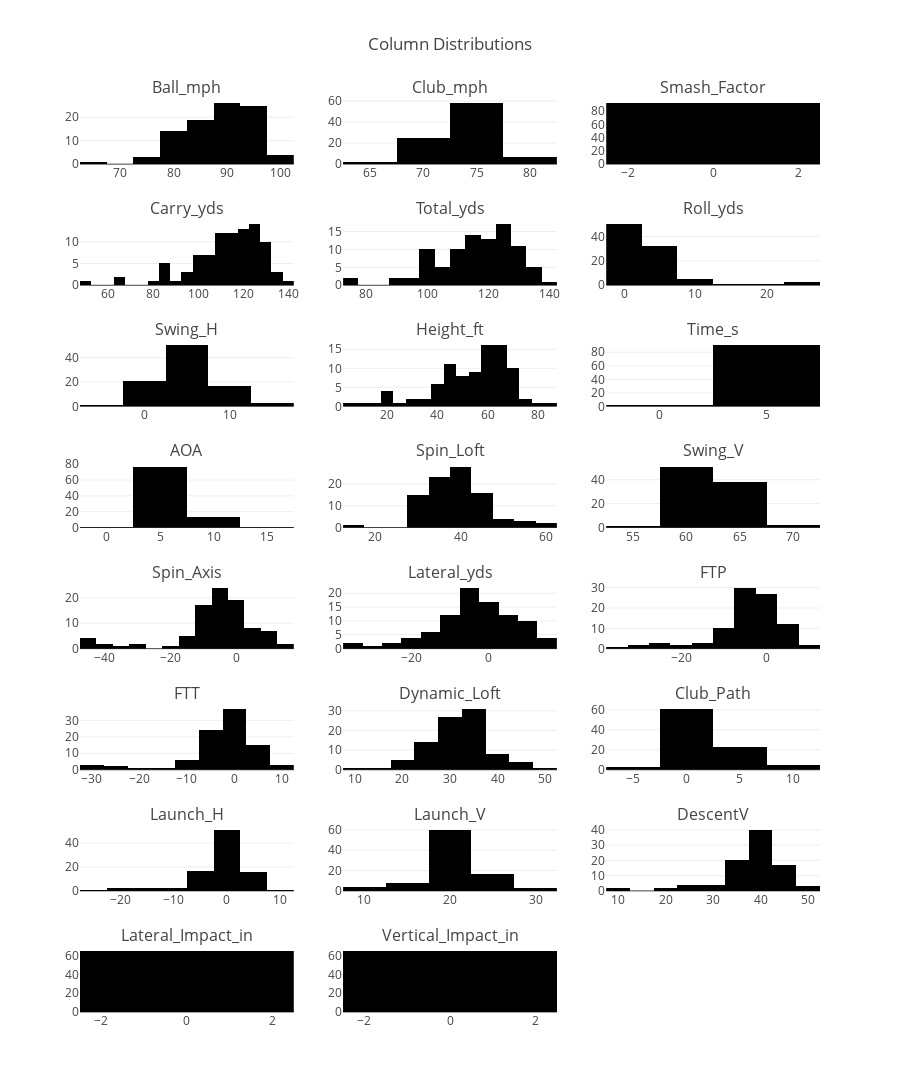

Notebook source saved alongside this figure:
### Code cell
golfer_name = 'Dave'
club_name = '9 Iron'

df_choose = df[(df['Golfer'] == golfer_name) & (df['Club'] == club_name)]




mlfn.visualize_column_distribution(df_choose, num_columns)

### Figure 1 — Plotly figure (JSON) as saved in the notebook; plotly's stock layout.template omitted (floating-point values rounded to 4 significant figures)
{"data": [{"alignmentgroup": "True", "bingroup": "x", "hovertemplate": "Ball_mph=%{x}<br>count=%{y}<extra></extra>", "legendgroup": "", "marker": {"color": "#000001", "pattern": {"shape": ""}}, "name": "", "offsetgroup": "", "orientation": "v", "showlegend": false, "type": "histogram", "x": [86.9, 86.7, 82, 82.3, 79.1, 67.4, 79.1, 87.3, 97.2, 97.6, 86, 91.6, 95, 90.2, 94.1, 94.9, 99.1, 92.8, 90.9, 91.2, 81.9, 94.6, 86.7, 90.4, 83.7, 95.7, 83.3, 89.3, 80.5, 87.5, 91.1, 88.2, 75.2, 82.2, 89.1, 81.2, 81.2, 87.8, 98.4, 89.5, 82.1, 92.1, 82.7, 80, 90.4, 93.6, 94.8, 93.9, 92.6, 96.1, 101.8, 85.5, 93.3, 92.3, 72.5, 85.3, 86.9, 79.6, 83.6, 87.7, 84.2, 88.6, 88.6, 84.8, 82.9, 90.5, 96.6, 86.7, 95.1, 95, 95, 96.9, 79.5, 75.5, 85.1, 81, 94.5, 84.2, 93.4, 91.1, 92.4, 90.4, 92, 94.4, 88.9, 93.1, 87.1, 90.7, 87.6, 93.9, 95.4, 95.1], "xaxis": "x", "yaxis": "y"}, {"alignmentgroup": "True", "bingroup": "x", "hovertemplate": "Club_mph=%{x}<br>count=%{y}<extra></extra>", "legendgroup": "", "marker": {"color": "#000001", "pattern": {"shape": ""}}, "name": "", "offsetgroup": "", "orientation": "v", "showlegend": false, "type": "histogram", "x": [79.5, 74.3, 71.6, 69.8, 66.4, 71.7, 70, 72.8, 77.2, 75.2, 72.8, 71.8, 72.7, 73, 72.6, 75.1, 77.4, 75.2, 70.7, 72.8, 71.7, 75.1, 67.7, 73.6, 73.4, 73, 73.2, 76.1, 75.3, 71, 72.9, 69.5, 73.7, 77, 74.8, 75.2, 75.5, 74.9, 79.3, 73.1, 68, 71, 71.7, 69.9, 70.7, 73.1, 73.7, 72.6, 74.2, 77.5, 80, 77.6, 77.5, 77, 78.6, 71, 70.1, 72.6, 73.9, 69.3, 70.6, 76.1, 71.7, 73.1, 73.4, 73.9, 75.9, 71.7, 73.7, 75.1, 73, 73.1, 67.5, 65.7, 73.6, 70.5, 73, 70.7, 74.1, 72.5, 73.1, 73.4, 73.9, 74.8, 72.6, 73.6, 73.5, 72.1, 75.2, 72.9, 72.7, 73.5], "xaxis": "x2", "yaxis": "y2"}, {"alignmentgroup": "True", "bingroup": "x", "hovertemplate": "Smash_Factor=%{x}<br>count=%{y}<extra></extra>", "legendgroup": "", "marker": {"color": "#000001", "pattern": {"shape": ""}}, "name": "", "offsetgroup": "", "orientation": "v", "showlegend": false, "type": "histogram", "x": [1.09, 1.17, 1.14, 1.18, 1.19, 0.94, 1.13, 1.2, 1.26, 1.3, 1.18, 1.28, 1.31, 1.24, 1.3, 1.26, 1.28, 1.23, 1.29, 1.25, 1.14, 1.26, 1.28, 1.23, 1.14, 1.31, 1.14, 1.17, 1.07, 1.23, 1.25, 1.27, 1.02, 1.07, 1.19, 1.08, 1.08, 1.17, 1.24, 1.22, 1.21, 1.3, 1.15, 1.14, 1.28, 1.28, 1.29, 1.29, 1.25, 1.24, 1.27, 1.1, 1.2, 1.2, 0.92, 1.2, 1.24, 1.1, 1.13, 1.27, 1.19, 1.16, 1.24, 1.16, 1.13, 1.22, 1.27, 1.21, 1.29, 1.27, 1.3, 1.33, 1.18, 1.15, 1.16, 1.15, 1.29, 1.19, 1.26, 1.26, 1.26, 1.23, 1.24, 1.26, 1.22, 1.27, 1.19, 1.26, 1.16, 1.29, 1.31, 1.29], "xaxis": "x3", "yaxis": "y3"}, {"alignmentgroup": "True", "bingroup": "x", "hovertemplate": "Carry_yds=%{x}<br>count=%{y}<extra></extra>", "legendgroup": "", "marker": {"color": "#000001", "pattern": {"shape": ""}}, "name": "", "offsetgroup": "", "orientation": "v", "showlegend": false, "type": "histogram", "x": [108.9, 112.1, 100.9, 105.3, 97.9, 65.7, 97.3, 114.2, 132.4, 131.6, 107.8, 124.2, 127.9, 114.2, 122.1, 124.8, 134.1, 124.8, 118.4, 118.5, 102.8, 124.7, 109.7, 117.2, 101.7, 127.1, 85, 114.5, 63, 111.7, 116.1, 113.1, 85.7, 91.3, 114.6, 85.6, 98.6, 112.4, 133.7, 115.5, 100.1, 121.6, 79.6, 93.6, 120.1, 124.4, 126.2, 125.2, 120.6, 126.7, 140.5, 105.8, 122.3, 120, 48.1, 108.3, 109.7, 96, 83.1, 112.8, 105, 112.1, 113.2, 105.4, 104, 114.2, 128.5, 112.2, 128.5, 129.1, 128.7, 133.2, 98.4, 85, 108.4, 99.3, 125.4, 108.1, 127.2, 120.9, 123.1, 121.2, 120.3, 127.1, 117.7, 122.5, 113.4, 119.2, 103.5, 127.6, 129.1, 128.8], "xaxis": "x4", "yaxis": "y4"}, {"alignmentgroup": "True", "bingroup": "x", "hovertemplate": "Total_yds=%{x}<br>count=%{y}<extra></extra>", "legendgroup": "", "marker": {"color": "#000001", "pattern": {"shape": ""}}, "name": "", "offsetgroup": "", "orientation": "v", "showlegend": false, "type": "histogram", "x": [111.8, 113, 101.1, 107.1, 98.7, 76.2, 102.7, 116.5, 133.7, 132.5, 113.2, 126.7, 129.5, 120.9, 126.6, 125.5, 135.4, 126.6, 119.7, 120.1, 106, 125.6, 115.2, 117.8, 108.2, 128.5, 96.2, 115.4, 88, 113.5, 121.9, 114.3, 91.3, 100.9, 116.6, 98.4, 102, 113.1, 135.6, 118.1, 106.4, 123.1, 98.8, 100.6, 121.9, 126, 127, 126.7, 123.4, 126.9, 142.4, 110.9, 123.3, 122.9, 74.3, 109.5, 115.8, 99.5, 108.6, 114.2, 109.7, 118.2, 116, 111.1, 105.4, 120.8, 129.2, 114.7, 130, 131, 130.2, 135.9, 101.1, 95.5, 110, 99.7, 126.1, 109.4, 130.7, 122.2, 124.7, 123.7, 121.2, 128.3, 119.3, 123.4, 115.3, 122.2, 112, 130.9, 130.7, 131.2], "xaxis": "x5", "yaxis": "y5"}, {"alignmentgroup": "True", "bingroup": "x", "hovertemplate": "Roll_yds=%{x}<br>count=%{y}<extra></extra>", "legendgroup": "", "marker": {"color": "#000001", "pattern": {"shape": ""}}, "name": "", "offsetgroup": "", "orientation": "v", "showlegend": false, "type": "histogram", "x": [2.9, 1, 0.3, 1.8, 0.9, 10.5, 5.5, 2.4, 1.3, 1, 5.5, 2.5, 1.6, 6.7, 4.5, 0.8, 1.3, 1.8, 1.3, 1.6, 3.2, 0.9, 5.5, 0.6, 6.5, 1.4, 11.2, 0.9, 25, 1.8, 5.8, 1.2, 5.6, 9.6, 2.1, 12.9, 3.4, 0.7, 1.9, 2.6, 6.2, 1.6, 19.2, 7, 1.8, 1.7, 0.8, 1.5, 2.8, 0.3, 1.8, 5.1, 0.9, 2.9, 26.3, 1.3, 6.1, 3.5, 25.6, 1.4, 4.6, 6.1, 2.8, 5.7, 1.4, 6.5, 0.7, 2.5, 1.5, 2, 1.6, 2.7, 2.7, 10.5, 1.6, 0.4, 0.7, 1.3, 3.5, 1.4, 1.5, 2.5, 0.8, 1.2, 1.6, 0.9, 1.9, 3, 8.5, 3.3, 1.6, 2.4], "xaxis": "x6", "yaxis": "y6"}, {"alignmentgroup": "True", "bingroup": "x", "hovertemplate": "Swing_H=%{x}<br>count=%{y}<extra></extra>", "legendgroup": "", "marker": {"color": "#000001", "pattern": {"shape": ""}}, "name": "", "offsetgroup": "", "orientation": "v", "showlegend": false, "type": "histogram", "x": [12.9, 14, 11.1, 7, 9.8, 12, 3, 5, 2, 2.9, 6.5, 3.3, 3.9, 3.5, 6.3, 4.3, 4.8, 5.7, 5.9, 6.1, 5.7, 2.8, 2.3, 6.7, -2.7, 5.1, 3.7, 8.9, 12.7, 10.5, 3.2, 8.8, 11.2, 5.9, 5.8, 9.3, 7.8, 8.8, 2.7, 0.6, 3, 2.7, 1.9, 0.9, 2.3, 1.2, 1.2, 1.1, 2.7, 1.8, 5, 3.2, 1.6, 1.8, 1.3, 5, 2.2, -1.4, -1.7, 1.8, 2.5, 3.1, 1.8, 4.1, 6.3, 5.2, 6.7, 8.6, 4.5, 3.5, 8.2, 8.4, 10.8, 5.6, 9.4, 12.3, 4.9, 5.7, 2.9, 4.5, 5.1, 2.9, 7.5, 3.7, 1.1, 3.8, 3.9, 5.3, 4.8, 0.6, 2.3, 3.6], "xaxis": "x7", "yaxis": "y7"}, {"alignmentgroup": "True", "bingroup": "x", "hovertemplate": "Height_ft=%{x}<br>count=%{y}<extra></extra>", "legendgroup": "", "marker": {"color": "#000001", "pattern": {"shape": ""}}, "name": "", "offsetgroup": "", "orientation": "v", "showlegend": false, "type": "histogram", "x": [53.3, 80.1, 68.4, 59.8, 60.2, 20.2, 40.3, 58.5, 73.1, 69.9, 40.1, 69.4, 64.7, 42.3, 51, 62, 65.3, 65.9, 57.6, 54.4, 46.8, 62.7, 46.3, 71.7, 38.9, 58.9, 20.6, 57, 8.7, 50.5, 45.3, 55.4, 35.6, 26.8, 49.9, 21.4, 47.5, 61.6, 62.8, 49.9, 39.9, 58.8, 16, 33.7, 63.6, 59.3, 69.8, 62.4, 49.4, 86.5, 66.5, 43.8, 60.8, 48.8, 6.2, 54.5, 44.4, 46, 18.1, 55.3, 47.1, 44.7, 47.4, 43.1, 51.6, 42.3, 70.8, 54.1, 68.1, 65.2, 68, 64.9, 47.1, 28.2, 53, 62.3, 75.6, 61.9, 61, 66.4, 64.2, 62.9, 65.5, 71.9, 67.5, 62.6, 57.9, 53.3, 31, 60.4, 66.3, 62.7], "xaxis": "x8", "yaxis": "y8"}, {"alignmentgroup": "True", "bingroup": "x", "hovertemplate": "Time_s=%{x}<br>count=%{y}<extra></extra>", "legendgroup": "", "marker": {"color": "#000001", "pattern": {"shape": ""}}, "name": "", "offsetgroup": "", "orientation": "v", "showlegend": false, "type": "histogram", "x": [4.5, 5.2, 4.8, 4.6, 4.6, 2.7, 3.8, 4.6, 5.3, 5.2, 4, 5, 5, 4.2, 4.6, 4.9, 5.1, 5, 4.7, 4.6, 4.2, 4.9, 4.3, 5.1, 3.9, 4.8, 3, 4.7, 2, 4.4, 4.3, 4.6, 3.6, 3.3, 4.4, 3, 4.2, 4.8, 5, 4.4, 3.9, 4.8, 2.6, 3.6, 4.9, 4.8, 5.1, 4.9, 4.5, 5.6, 5.2, 4.1, 4.9, 4.4, 1.6, 4.5, 4.2, 4.1, 2.5, 4.6, 4.2, 4.2, 4.3, 4.1, 4.4, 4.2, 5.2, 4.5, 5.1, 5, 5.1, 5, 4.1, 3.3, 4.4, 4.7, 5.3, 4.7, 4.8, 5, 4.9, 4.8, 4.9, 5.2, 4.9, 4.9, 4.6, 4.6, 3.7, 4.8, 5, 4.9], "xaxis": "x9", "yaxis": "y9"}, {"alignmentgroup": "True", "bingroup": "x", "hovertemplate": "AOA=%{x}<br>count=%{y}<extra></extra>", "legendgroup": "", "marker": {"color": "#000001", "pattern": {"shape": ""}}, "name": "", "offsetgroup": "", "orientation": "v", "showlegend": false, "type": "histogram", "x": [10.5, 8.9, 7.2, 13.9, 6.1, 9.5, 5.5, 5.9, 4.3, 4.8, 5.3, 6.3, 5.6, 5.4, 7.2, 6.1, 5.6, 6.3, 6.6, 7.2, 8, 5.2, 6.8, 6.6, 10.6, 6.5, 5.9, 6.9, 9.3, 5.6, 4.6, 6.4, 6.7, 6.5, 4.7, 6.1, 5.9, 5.8, 4.7, 4.5, 3.6, 4, 5.3, 5.3, 5.2, 3, 4.6, 4.1, 4.9, 5.3, 5.3, 3, 3.6, 4.7, 0.3, 4.5, 4, 4.4, 5.1, 5.1, 4.1, 7, 4, 4.4, 6.1, 6.1, 8.8, 5.8, 7.3, 6.9, 7, 6.7, 8.1, 6, 7.7, 7.9, 8.2, 5.2, 4.7, 5.8, 6, 5.4, 7.6, 5.7, 3.7, 7, 7.4, 7.2, 9.1, 5.3, 5.9, 6.2], "xaxis": "x10", "yaxis": "y10"}, {"alignmentgroup": "True", "bingroup": "x", "hovertemplate": "Spin_Loft=%{x}<br>count=%{y}<extra></extra>", "legendgroup": "", "marker": {"color": "#000001", "pattern": {"shape": ""}}, "name": "", "offsetgroup": "", "orientation": "v", "showlegend": false, "type": "histogram", "x": [47.6, 59, 54.6, 59.9, 50.7, 53, 38.3, 43.8, 38.1, 36.2, 32.2, 46.2, 38.1, 29.5, 33.8, 36.7, 34.5, 42.7, 39.7, 39.3, 45.1, 36, 37, 47.4, 41.3, 35.9, 37.7, 41.5, 39.1, 36.3, 29.2, 40, 48.1, 35.1, 33, 31.7, 44.3, 43.4, 32.8, 32.6, 30.7, 34, 32.7, 31.9, 41.4, 31.3, 38.2, 34.5, 30.8, 46.6, 32.9, 30, 32.9, 30.6, 12.6, 38.9, 30.7, 39, 36.2, 37.8, 34.5, 36.3, 31.5, 32.3, 42.2, 30.9, 45.3, 40.3, 42.8, 40.8, 42.3, 39.1, 46.5, 33.8, 44.3, 53.2, 48, 46.3, 36.6, 43.3, 41, 41.3, 46.6, 42.4, 41.9, 40.6, 45.6, 39.1, 31.4, 36.7, 39.1, 38.3], "xaxis": "x11", "yaxis": "y11"}, {"alignmentgroup": "True", "bingroup": "x", "hovertemplate": "Swing_V=%{x}<br>count=%{y}<extra></extra>", "legendgroup": "", "marker": {"color": "#000001", "pattern": {"shape": ""}}, "name": "", "offsetgroup": "", "orientation": "v", "showlegend": false, "type": "histogram", "x": [62.3, 61.5, 61.7, 71.7, 64.9, 64.7, 64.6, 63.2, 62.9, 61.2, 64.2, 60.1, 61.3, 64.3, 59.5, 58.3, 62.1, 62, 61, 60.6, 62.4, 63, 63.3, 59.7, 69.3, 59, 58.4, 61, 59, 62, 65.4, 62.8, 61, 62.6, 65.6, 58.7, 60.4, 60.8, 61.5, 63.6, 64.3, 62.5, 58.5, 65.5, 62.2, 61.6, 61.9, 62.1, 63.3, 61.1, 64.3, 66, 62.6, 64.2, 59.3, 61.2, 61.8, 64.2, 56, 62.5, 64.5, 60.1, 62, 63.1, 58.4, 61.1, 60.9, 62, 61.2, 62.9, 59.5, 61.4, 60.9, 65.7, 61.1, 58.9, 60.6, 63.1, 63.5, 62.7, 61.5, 64.6, 64.8, 64.3, 62.5, 59.2, 62.4, 64.2, 60.7, 62.2, 62.6, 62.9], "xaxis": "x12", "yaxis": "y12"}, {"alignmentgroup": "True", "bingroup": "x", "hovertemplate": "Spin_Axis=%{x}<br>count=%{y}<extra></extra>", "legendgroup": "", "marker": {"color": "#000001", "pattern": {"shape": ""}}, "name": "", "offsetgroup": "", "orientation": "v", "showlegend": false, "type": "histogram", "x": [-10.9, -12.6, -11.9, 3.9, -5.3, -40.7, -2.2, -13, -7.8, -3.5, -5.8, -9.7, -4.4, 2.7, -0.9, -1.8, 1.1, -9.1, -9.1, -11.4, -9.9, -6.4, -1, -8.8, 16, -4.7, -45, -10.2, -45, 0.5, 8.5, -4.6, -32.2, -32.2, -3.5, -33.5, -21.3, -9.5, 5.8, 4.6, -0.2, -2.1, -45, 9.6, -8.6, 1.9, -0.3, 1.8, 6.7, -5.5, 2.4, 13.4, 1.4, 7.8, -40.4, -8.9, 2.6, 11.6, -43.3, 1.2, -7.8, -13.8, 9.6, 6.9, -5.1, 7.9, -5.1, -7, -2.1, -0.2, -0.4, 2.9, -5.8, 9.2, -6.2, -12.6, -6.1, -10.1, 1, -7.9, -5.9, -4.4, -16.8, -3.6, -6.1, -4.2, -9.4, -5.2, -4.6, 1.3, -3.4, -3.3], "xaxis": "x13", "yaxis": "y13"}, {"alignmentgroup": "True", "bingroup": "x", "hovertemplate": "Lateral_yds=%{x}<br>count=%{y}<extra></extra>", "legendgroup": "", "marker": {"color": "#000001", "pattern": {"shape": ""}}, "name": "", "offsetgroup": "", "orientation": "v", "showlegend": false, "type": "histogram", "x": [-1.5, -3.6, -4.6, 9.7, 4.9, -23, -1.5, -13.6, -12.5, -4.5, 1.3, -15.9, -4.6, 4.9, 3, -1.5, 6, -8.6, -7.9, -11.3, -9.3, -8.7, -3.4, -7.8, 5.4, -4, -37.4, -3.9, -19.2, 15.3, 11.8, 4.9, -21.8, -24.6, 3.1, -17.1, -17.2, -2.1, 8.8, 2.1, 2, -1.4, -31.5, 6.1, -13.2, 1.5, -3.3, 0.2, 8.7, -11.7, 9.6, 17.2, 1.3, 8.4, -7.3, -6, 2.9, 6.4, -36.4, -0.1, -7.4, -18.3, 10.2, 10.7, -1.4, 12.6, -4.4, 2, -2.3, -0.2, 8.4, 15.4, 3.9, 11.7, 1.6, -4.4, -9.6, -7.7, 2.6, -8.5, -4.6, -5.6, -17.9, -3.4, -10.1, -6.9, -13, -3.2, -5.2, -3, -6.9, -3.8], "xaxis": "x14", "yaxis": "y14"}, {"alignmentgroup": "True", "bingroup": "x", "hovertemplate": "FTP=%{x}<br>count=%{y}<extra></extra>", "legendgroup": "", "marker": {"color": "#000001", "pattern": {"shape": ""}}, "name": "", "offsetgroup": "", "orientation": "v", "showlegend": false, "type": "histogram", "x": [-9, -12.9, -11.4, 4.1, -4.7, -35.2, -1.4, -9.9, -5.2, -2.2, -3.2, -7.8, -2.9, 1.4, -0.6, -1.2, 0.7, -6.8, -6.3, -7.8, -7.8, -4, -0.6, -7.2, 11.5, -2.9, -27.8, -7.4, -30, 0.3, 4.3, -3.2, -26, -18.8, -2, -17.6, -16.2, -7.1, 3.3, 2.6, -0.1, -1.2, -23.3, 5.3, -6.2, 1, -0.2, 1.1, 3.6, -4.4, 1.4, 7, 0.8, 4.2, -8.2, -6, 1.4, 7.9, -25, 0.8, -4.7, -8.7, 5.3, 3.9, -3.7, 4.2, -4, -4.9, -1.6, -0.1, -0.3, 2, -4.7, 5.4, -4.8, -11.7, -5.1, -8.1, 0.7, -6, -4.2, -3.2, -13.6, -2.7, -4.5, -3, -7.5, -3.6, -2.5, 0.8, -2.3, -2.2], "xaxis": "x15", "yaxis": "y15"}, {"alignmentgroup": "True", "bingroup": "x", "hovertemplate": "FTT=%{x}<br>count=%{y}<extra></extra>", "legendgroup": "", "marker": {"color": "#000001", "pattern": {"shape": ""}}, "name": "", "offsetgroup": "", "orientation": "v", "showlegend": false, "type": "histogram", "x": [-1.7, -3.7, -4.1, 6.3, 2.2, -27.7, -1.1, -7.8, -5.4, -1.9, 0.7, -8.2, -2.1, 2.3, 1.4, -0.6, 2.5, -4.4, -4, -5.7, -6.3, -3.9, -1.8, -4.4, 4.7, -1.7, -27.7, -2.3, -22.9, 7.9, 5.4, 2.3, -18.5, -16.3, 1.6, -11.9, -11.7, -1.6, 3.5, 0.9, 1.2, -0.6, -24.7, 3.8, -6.7, 0.6, -1.5, 0, 3.9, -5.6, 3.8, 8.9, 0.5, 3.7, -7.1, -3.5, 1.5, 4.3, -30.1, 0, -4.1, -9.6, 4.9, 5.8, -1.1, 6.1, -2.2, 0.7, -1.1, -0.1, 3.7, 6.7, 1.6, 8.4, 0.3, -4.1, -4.8, -5, 1.2, -4.5, -2.4, -2.9, -9.7, -1.7, -5.3, -3.4, -7.4, -1.8, -2.9, -1.4, -3.2, -1.8], "xaxis": "x16", "yaxis": "y16"}, {"alignmentgroup": "True", "bingroup": "x", "hovertemplate": "Dynamic_Loft=%{x}<br>count=%{y}<extra></extra>", "legendgroup": "", "marker": {"color": "#000001", "pattern": {"shape": ""}}, "name": "", "offsetgroup": "", "orientation": "v", "showlegend": false, "type": "histogram", "x": [36.3, 49, 46.4, 45.8, 44.4, 31.4, 32.8, 36.9, 33.5, 31.4, 26.7, 39.3, 32.3, 24.1, 26.6, 30.6, 28.9, 36, 32.7, 31.5, 36.5, 30.6, 30.1, 40.3, 29.2, 29.2, 20.2, 34, 16.2, 30.7, 24.3, 33.5, 34.6, 23.4, 28.3, 20.5, 35.7, 37.1, 27.9, 28, 27.1, 30, 17.9, 26.2, 35.8, 28.2, 33.5, 30.4, 25.7, 41.1, 27.6, 26.3, 29.2, 25.6, 9.3, 34.1, 26.6, 33.9, 21.5, 32.7, 30.1, 28.4, 27.1, 27.6, 36, 24.5, 36.3, 34.3, 35.5, 33.9, 35.3, 32.4, 38.3, 27.4, 36.4, 44.2, 39.6, 40.5, 31.8, 37.1, 34.7, 35.8, 37.1, 36.6, 38, 33.5, 37.6, 31.7, 22.2, 31.4, 33.1, 32], "xaxis": "x17", "yaxis": "y17"}, {"alignmentgroup": "True", "bingroup": "x", "hovertemplate": "Club_Path=%{x}<br>count=%{y}<extra></extra>", "legendgroup": "", "marker": {"color": "#000001", "pattern": {"shape": ""}}, "name": "", "offsetgroup": "", "orientation": "v", "showlegend": false, "type": "histogram", "x": [7.3, 9.2, 7.2, 2.1, 6.9, 7.5, 0.4, 2, -0.2, 0.3, 3.9, -0.4, 0.8, 0.9, 2, 0.5, 1.8, 2.4, 2.2, 2.1, 1.5, 0.1, -1.2, 2.8, -6.8, 1.2, 0.1, 5, 7, 7.5, 1.1, 5.5, 7.5, 2.5, 3.7, 5.6, 4.5, 5.6, 0.2, -1.7, 1.2, 0.6, -1.4, -1.5, -0.5, -0.4, -1.3, -1.1, 0.3, -1.1, 2.4, 1.9, -0.3, -0.5, 1.1, 2.6, 0.1, -3.6, -5.1, -0.8, 0.6, -0.9, -0.4, 1.9, 2.6, 1.9, 1.8, 5.6, 0.4, 0, 4, 4.7, 6.3, 2.9, 5.1, 7.6, 0.3, 3.1, 0.5, 1.5, 1.8, 0.3, 3.9, 1, -0.8, -0.4, 0, 1.8, -0.3, -2.2, -0.8, 0.4], "xaxis": "x18", "yaxis": "y18"}, {"alignmentgroup": "True", "bingroup": "x", "hovertemplate": "Launch_H=%{x}<br>count=%{y}<extra></extra>", "legendgroup": "", "marker": {"color": "#000001", "pattern": {"shape": ""}}, "name": "", "offsetgroup": "", "orientation": "v", "showlegend": false, "type": "histogram", "x": [1.3, 0.6, -0.4, 4.6, 3.8, -16, -0.6, -4.6, -3.8, -1.2, 1.6, -5.6, -1.2, 2, 1.6, -0.3, 2.3, -2.2, -2.1, -3.3, -3.7, -2.7, -1.6, -2, 0.5, -0.9, -19.3, 0, -13.7, 7.8, 4.3, 3.3, -9.9, -10.9, 2.2, -7.2, -6.4, 0.8, 2.6, 0.2, 1.2, -0.3, -18.2, 2.3, -4.7, 0.3, -1.5, -0.3, 2.9, -4.1, 3.4, 7, 0.3, 2.6, -6.2, -1.6, 1.1, 1.9, -22.8, -0.3, -2.8, -7, 3.5, 4.7, 0.1, 5, -0.9, 2.2, -0.6, -0.1, 3.8, 6.1, 3.1, 6.8, 1.9, -0.2, -3.1, -2.3, 1, -2.5, -1.1, -1.8, -5.2, -0.8, -3.8, -2.4, -5, -0.7, -2.2, -1.6, -2.4, -1.1], "xaxis": "x19", "yaxis": "y19"}, {"alignmentgroup": "True", "bingroup": "x", "hovertemplate": "Launch_V=%{x}<br>count=%{y}<extra></extra>", "legendgroup": "", "marker": {"color": "#000001", "pattern": {"shape": ""}}, "name": "", "offsetgroup": "", "orientation": "v", "showlegend": false, "type": "histogram", "x": [20.8, 29.8, 28.6, 25.9, 27.7, 17.8, 21.2, 22.9, 22, 20.8, 18, 24.1, 20.8, 16.5, 17.1, 19.7, 19.1, 22.3, 20.5, 19.5, 21.7, 20.1, 19.1, 24.7, 18.1, 18.8, 12.3, 21, 8.3, 20, 17, 21, 20.9, 14.7, 19.1, 13.3, 21.9, 23.1, 18.9, 19.1, 19, 20.4, 11.5, 17.7, 22.8, 19.9, 22, 20.6, 17.7, 25.7, 18.5, 18.7, 20.1, 17.6, 8.2, 22.2, 18.6, 22.1, 13.6, 21.3, 20.4, 18, 18.7, 18.9, 22.5, 16.4, 21.3, 21.7, 21.6, 21.1, 21.7, 20.3, 22.9, 18, 21.8, 26.9, 23.7, 25.4, 21, 23.1, 21.9, 22.7, 22.3, 23, 24.6, 20.8, 22.7, 19.8, 13.8, 20.6, 21.1, 20.4], "xaxis": "x20", "yaxis": "y20"}, {"alignmentgroup": "True", "bingroup": "x", "hovertemplate": "DescentV=%{x}<br>count=%{y}<extra></extra>", "legendgroup": "", "marker": {"color": "#000001", "pattern": {"shape": ""}}, "name": "", "offsetgroup": "", "orientation": "v", "showlegend": false, "type": "histogram", "x": [40.3, 48.6, 47.5, 42.7, 44.6, 25.7, 34, 40.7, 43.8, 43.1, 32.4, 43.1, 41.5, 33.4, 37, 41.4, 41.2, 42.1, 40.2, 38.8, 37.1, 41.6, 36.1, 45.7, 33.3, 39.6, 22.8, 40.8, 12.4, 38, 34.8, 40.1, 34.4, 26.8, 37.2, 22.9, 39.1, 42.9, 40.1, 37, 34.1, 40.1, 18.2, 31.3, 41.9, 39.9, 43.7, 41.1, 36, 48.7, 40.6, 35.6, 41.1, 35.8, 10.9, 40.4, 35, 38.7, 18.4, 40, 37.4, 34.9, 36.1, 35.1, 39.7, 33.4, 44, 39.2, 42.5, 41.3, 42.4, 40.5, 38.1, 28.2, 39.5, 45.6, 45.7, 43.2, 39.5, 43, 41.9, 41.3, 43.1, 44, 43.6, 41.8, 40.7, 37.8, 28.2, 39.3, 41.8, 40.4], "xaxis": "x21", "yaxis": "y21"}, {"alignmentgroup": "True", "bingroup": "x", "hovertemplate": "Lateral_Impact_in=%{x}<br>count=%{y}<extra></extra>", "legendgroup": "", "marker": {"color": "#000001", "pattern": {"shape": ""}}, "name": "", "offsetgroup": "", "orientation": "v", "showlegend": false, "type": "histogram", "x": [null, null, null, null, null, null, null, null, null, null, null, null, null, null, null, null, null, null, null, null, null, null, null, null, null, null, null, 1, 0.46, 0.59, 0.46, 0.25, 0.74, 1.09, 0.17, 0.9, 0.99, 0.05, 0.38, 0.59, 0.15, 0.07, 0.99, 0.02, 0.26, 0.04, 0.29, 0.12, 0.27, 0.26, 0.65, 0.43, 0.4, 0.18, 1.38, 0.73, 0.08, 0.79, 0.07, 0.21, 0.56, 1.24, 0.59, 0.49, 0.65, 0.09, 0.32, 0.01, 0.28, 0.26, 0.26, 0.03, 0.47, 0.12, 0.13, 0.08, 0.02, 0.09, 0.35, 0.4, 0.43, 0.3, 0.38, 0.21, 0.27, 0.3, 0.11, 0.29, 0.72, 0.14, 0.1, 0.02], "xaxis": "x22", "yaxis": "y22"}, {"alignmentgroup": "True", "bingroup": "x", "hovertemplate": "Vertical_Impact_in=%{x}<br>count=%{y}<extra></extra>", "legendgroup": "", "marker": {"color": "#000001", "pattern": {"shape": ""}}, "name": "", "offsetgroup": "", "orientation": "v", "showlegend": false, "type": "histogram", "x": [null, null, null, null, null, null, null, null, null, null, null, null, null, null, null, null, null, null, null, null, null, null, null, null, null, null, null, 0.61, 0.7, 0.19, 0.22, 0.45, 0.35, 0.41, 0.33, 0.52, 0.37, 0.24, 0.04, 0.12, 0.22, 0.1, 0.05, 0.35, 0.79, 0.01, 0.06, 0.03, 0.1, 0.26, 0.35, 0.4, 0.02, 0.2, 0, 0.14, 0.19, 0.34, 1.18, 0.1, 0.05, 0.4, 0.26, 0.32, 0.11, 0.44, 0.41, 0.19, 0.43, 0.11, 0.49, 0.21, 0.12, 0.29, 0.13, 0.45, 0.58, 0.12, 0.18, 0.33, 0.48, 0.14, 0.67, 0.1, 0.09, 0.73, 0.18, 0.31, 0.81, 0.07, 0.53, 0.4], "xaxis": "x23", "yaxis": "y23"}], "layout": {"annotations": [{"font": {"size": 16}, "showarrow": false, "text": "Ball_mph", "x": 0.1444, "xanchor": "center", "xref": "paper", "y": 1, "yanchor": "bottom", "yref": "paper"}, {"font": {"size": 16}, "showarrow": false, "text": "Club_mph", "x": 0.5, "xanchor": "center", "xref": "paper", "y": 1, "yanchor": "bottom", "yref": "paper"}, {"font": {"size": 16}, "showarrow": false, "text": "Smash_Factor", "x": 0.8556, "xanchor": "center", "xref": "paper", "y": 1, "yanchor": "bottom", "yref": "paper"}, {"font": {"size": 16}, "showarrow": false, "text": "Carry_yds", "x": 0.1444, "xanchor": "center", "xref": "paper", "y": 0.8672, "yanchor": "bottom", "yref": "paper"}, {"font": {"size": 16}, "showarrow": false, "text": "Total_yds", "x": 0.5, "xanchor": "center", "xref": "paper", "y": 0.8672, "yanchor": "bottom", "yref": "paper"}, {"font": {"size": 16}, "showarrow": false, "text": "Roll_yds", "x": 0.8556, "xanchor": "center", "xref": "paper", "y": 0.8672, "yanchor": "bottom", "yref": "paper"}, {"font": {"size": 16}, "showarrow": false, "text": "Swing_H", "x": 0.1444, "xanchor": "center", "xref": "paper", "y": 0.7344, "yanchor": "bottom", "yref": "paper"}, {"font": {"size": 16}, "showarrow": false, "text": "Height_ft", "x": 0.5, "xanchor": "center", "xref": "paper", "y": 0.7344, "yanchor": "bottom", "yref": "paper"}, {"font": {"size": 16}, "showarrow": false, "text": "Time_s", "x": 0.8556, "xanchor": "center", "xref": "paper", "y": 0.7344, "yanchor": "bottom", "yref": "paper"}, {"font": {"size": 16}, "showarrow": false, "text": "AOA", "x": 0.1444, "xanchor": "center", "xref": "paper", "y": 0.6016, "yanchor": "bottom", "yref": "paper"}, {"font": {"size": 16}, "showarrow": false, "text": "Spin_Loft", "x": 0.5, "xanchor": "center", "xref": "paper", "y": 0.6016, "yanchor": "bottom", "yref": "paper"}, {"font": {"size": 16}, "showarrow": false, "text": "Swing_V", "x": 0.8556, "xanchor": "center", "xref": "paper", "y": 0.6016, "yanchor": "bottom", "yref": "paper"}, {"font": {"size": 16}, "showarrow": false, "text": "Spin_Axis", "x": 0.1444, "xanchor": "center", "xref": "paper", "y": 0.4688, "yanchor": "bottom", "yref": "paper"}, {"font": {"size": 16}, "showarrow": false, "text": "Lateral_yds", "x": 0.5, "xanchor": "center", "xref": "paper", "y": 0.4688, "yanchor": "bottom", "yref": "paper"}, {"font": {"size": 16}, "showarrow": false, "text": "FTP", "x": 0.8556, "xanchor": "center", "xref": "paper", "y": 0.4688, "yanchor": "bottom", "yref": "paper"}, {"font": {"size": 16}, "showarrow": false, "text": "FTT", "x": 0.1444, "xanchor": "center", "xref": "paper", "y": 0.3359, "yanchor": "bottom", "yref": "paper"}, {"font": {"size": 16}, "showarrow": false, "text": "Dynamic_Loft", "x": 0.5, "xanchor": "center", "xref": "paper", "y": 0.3359, "yanchor": "bottom", "yref": "paper"}, {"font": {"size": 16}, "showarrow": false, "text": "Club_Path", "x": 0.8556, "xanchor": "center", "xref": "paper", "y": 0.3359, "yanchor": "bottom", "yref": "paper"}, {"font": {"size": 16}, "showarrow": false, "text": "Launch_H", "x": 0.1444, "xanchor": "center", "xref": "paper", "y": 0.2031, "yanchor": "bottom", "yref": "paper"}, {"font": {"size": 16}, "showarrow": false, "text": "Launch_V", "x": 0.5, "xanchor": "center", "xref": "paper", "y": 0.2031, "yanchor": "bottom", "yref": "paper"}, {"font": {"size": 16}, "showarrow": false, "text": "DescentV", "x": 0.8556, "xanchor": "center", "xref": "paper", "y": 0.2031, "yanchor": "bottom", "yref": "paper"}, {"font": {"size": 16}, "showarrow": false, "text": "Lateral_Impact_in", "x": 0.1444, "xanchor": "center", "xref": "paper", "y": 0.07031, "yanchor": "bottom", "yref": "paper"}, {"font": {"size": 16}, "showarrow": false, "text": "Vertical_Impact_in", "x": 0.5, "xanchor": "center", "xref": "paper", "y": 0.07031, "yanchor": "bottom", "yref": "paper"}], "height": 2400, "title": {"text": "Column Distributions"}, "xaxis": {"anchor": "y", "domain": [0, 0.2889]}, "xaxis10": {"anchor": "y10", "domain": [0, 0.2889]}, "xaxis11": {"anchor": "y11", "domain": [0.3556, 0.6444]}, "xaxis12": {"anchor": "y12", "domain": [0.7111, 1]}, "xaxis13": {"anchor": "y13", "domain": [0, 0.2889]}, "xaxis14": {"anchor": "y14", "domain": [0.3556, 0.6444]}, "xaxis15": {"anchor": "y15", "domain": [0.7111, 1]}, "xaxis16": {"anchor": "y16", "domain": [0, 0.2889]}, "xaxis17": {"anchor": "y17", "domain": [0.3556, 0.6444]}, "xaxis18": {"anchor": "y18", "domain": [0.7111, 1]}, "xaxis19": {"anchor": "y19", "domain": [0, 0.2889]}, "xaxis2": {"anchor": "y2", "domain": [0.3556, 0.6444]}, "xaxis20": {"anchor": "y20", "domain": [0.3556, 0.6444]}, "xaxis21": {"anchor": "y21", "domain": [0.7111, 1]}, "xaxis22": {"anchor": "y22", "domain": [0, 0.2889]}, "xaxis23": {"anchor": "y23", "domain": [0.3556, 0.6444]}, "xaxis24": {"anchor": "y24", "domain": [0.7111, 1]}, "xaxis3": {"anchor": "y3", "domain": [0.7111, 1]}, "xaxis4": {"anchor": "y4", "domain": [0, 0.2889]}, "xaxis5": {"anchor": "y5", "domain": [0.3556, 0.6444]}, "xaxis6": {"anchor": "y6", "domain": [0.7111, 1]}, "xaxis7": {"anchor": "y7", "domain": [0, 0.2889]}, "xaxis8": {"anchor": "y8", "domain": [0.3556, 0.6444]}, "xaxis9": {"anchor": "y9", "domain": [0.7111, 1]}, "yaxis": {"anchor": "x", "domain": [0.9297, 1]}, "yaxis10": {"anchor": "x10", "domain": [0.5312, 0.6016]}, "yaxis11": {"anchor": "x11", "domain": [0.5312, 0.6016]}, "yaxis12": {"anchor": "x12", "domain": [0.5312, 0.6016]}, "yaxis13": {"anchor": "x13", "domain": [0.3984, 0.4688]}, "yaxis14": {"anchor": "x14", "domain": [0.3984, 0.4688]}, "yaxis15": {"anchor": "x15", "domain": [0.3984, 0.4688]}, "yaxis16": {"anchor": "x16", "domain": [0.2656, 0.3359]}, "yaxis17": {"anchor": "x17", "domain": [0.2656, 0.3359]}, "yaxis18": {"anchor": "x18", "domain": [0.2656, 0.3359]}, "yaxis19": {"anchor": "x19", "domain": [0.1328, 0.2031]}, "yaxis2": {"anchor": "x2", "domain": [0.9297, 1]}, "yaxis20": {"anchor": "x20", "domain": [0.1328, 0.2031]}, "yaxis21": {"anchor": "x21", "domain": [0.1328, 0.2031]}, "yaxis22": {"anchor": "x22", "domain": [0, 0.07031]}, "yaxis23": {"anchor": "x23", "domain": [0, 0.07031]}, "yaxis24": {"anchor": "x24", "domain": [0, 0.07031]}, "yaxis3": {"anchor": "x3", "domain": [0.9297, 1]}, "yaxis4": {"anchor": "x4", "domain": [0.7969, 0.8672]}, "yaxis5": {"anchor": "x5", "domain": [0.7969, 0.8672]}, "yaxis6": {"anchor": "x6", "domain": [0.7969, 0.8672]}, "yaxis7": {"anchor": "x7", "domain": [0.6641, 0.7344]}, "yaxis8": {"anchor": "x8", "domain": [0.6641, 0.7344]}, "yaxis9": {"anchor": "x9", "domain": [0.6641, 0.7344]}}}
